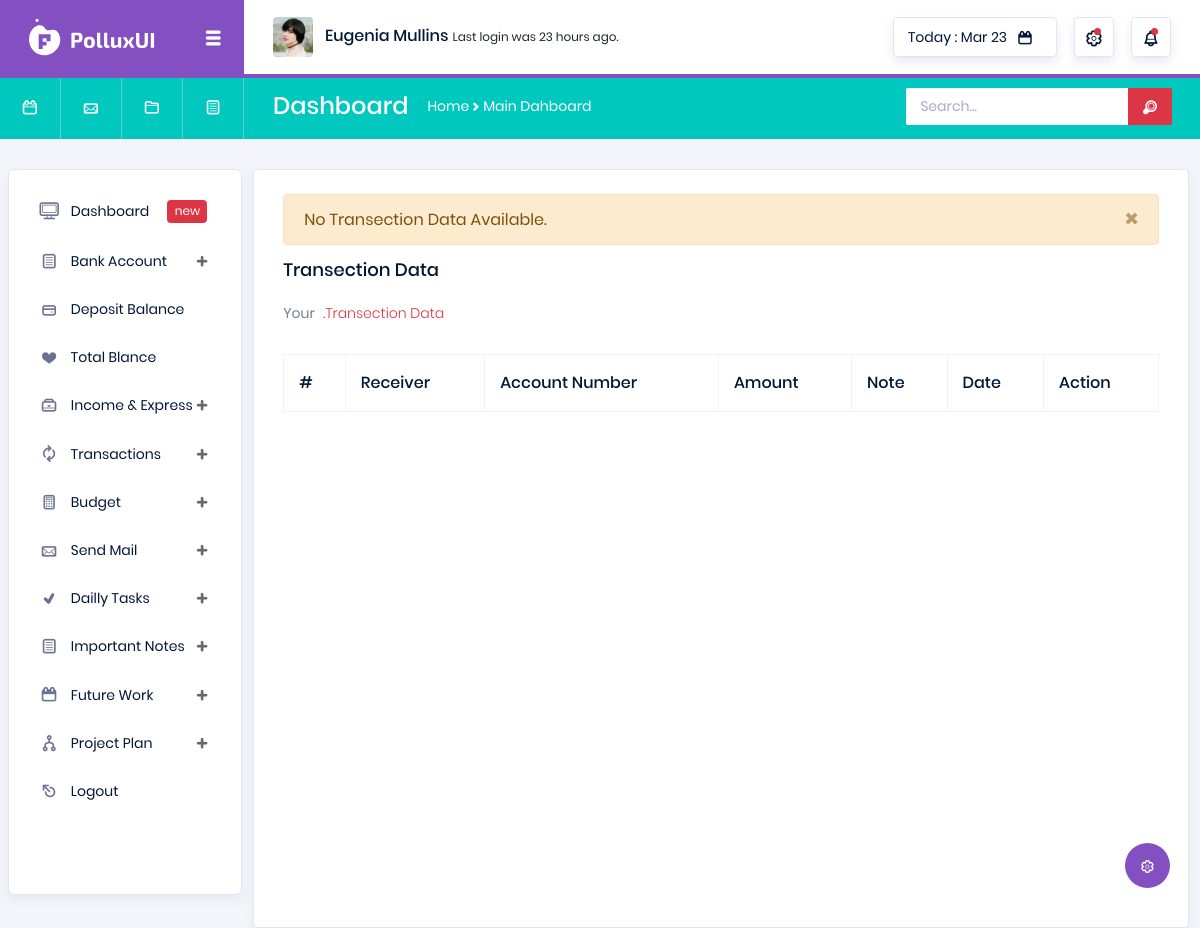
/transection-data/ (signed in), run on an earlier commit of the app's database.
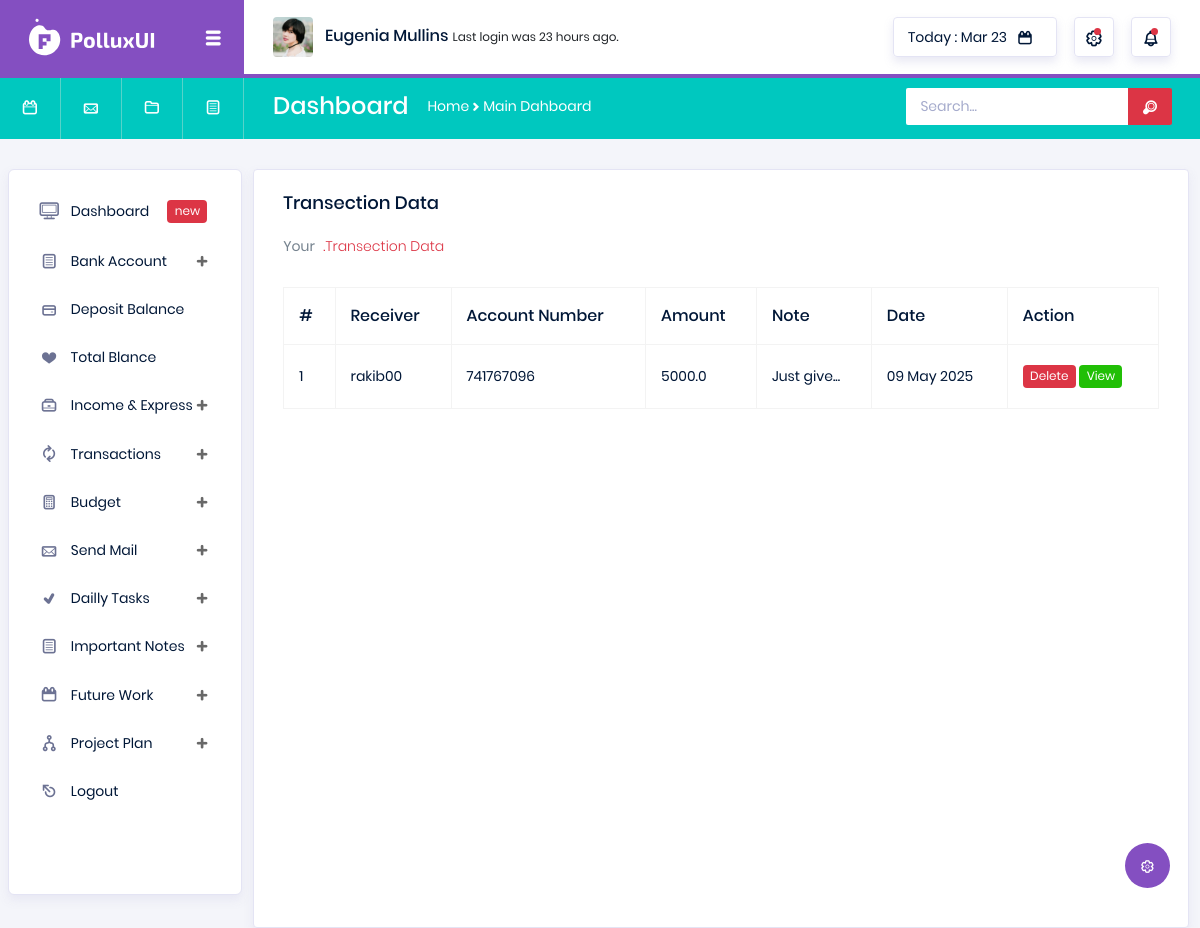
And on a later commit of the database.
### transactions/models.py (models this page shows)
class Transaction(models.Model):
    send_user = models.ForeignKey(User, on_delete=models.CASCADE, related_name='send_user')
    receive_user = models.ForeignKey(User, on_delete=models.CASCADE, related_name='receive_user')
    account_number = models.CharField(max_length=3600)
    amount = models.FloatField(default=0)
    note = models.TextField()
    transection_date = models.DateTimeField(auto_now_add=True)

### transactions/views.py (the view)
# urls.py: path('transection-data/', views.transection_data, name='transection_data'),
@login_required
def transection_data(request):
    current_user = request.user
    transection_data = Transaction.objects.filter(send_user=current_user)
    if not transection_data.exists():
        messages.warning(request, "No Transection Data Available.")
    context = {
        'transection_data':transection_data
    }
    return render(request, 'transaction/transection_data.html', context)

### templates/transaction/transection_data.html (shortened to what this page needs)
{% extends 'base.html' %}
{% load static %}
{% block body %}
<div class="col-lg-12 grid-margin stretch-card">
    <div class="card">
      <div class="card-body">
        {% include "shared/messages.html" %}
        <h4 class="card-title">Transection Data</h4>
        <p class="card-description">
          Your <code>.Transection Data</code>
        </p>
        <div class="table-responsive pt-3">
          <table class="table table-bordered">
            <thead>
              <tr>
                <th>
                  #
                </th>
                <th>
                  Receiver
                </th>
                <th>
                  Account Number
                </th>
                <th>
                  Amount
                </th>
                <th>
                  Note
                </th>
                <th>
                  Date
                </th>
                <th>
                  Action
                </th>
              </tr>
            </thead>
            <tbody>
              {% for data in transection_data %}
              <tr>
                <td>
                  {{forloop.counter}}
                </td>
                <td>
                  {{data.receive_user}}
                </td>
                <td>
                    {{data.account_number}}
                </td>
                <td>
                    {{data.amount}}
                  </td>
                <td>
                  {{data.note|slice:30}}...
                </td>
                <td>
                    {{data.transection_date|date:"d F Y"}}
                </td>
                <td>
                  <a href="" class="badge badge-danger">Delete</a>
                  <a href="" class="badge badge-success" data-toggle="modal"
                    data-target="#exampleModalCenter{{ data.id }}">View</a>
                </td>
              </tr>
            {% endfor %}
            </tbody>
          </table>
        </div>
      </div>
    </div>
  </div>
{% endblock %}

What changed in the data, as far as the page shows it:
added Transaction: receive_user "rakib00", account_number "741767096", amount "5000.0", note "Just give", transection_date "09 May 2025"
Also different on the page:
list line gone: "No Transection Data Available. ×"
